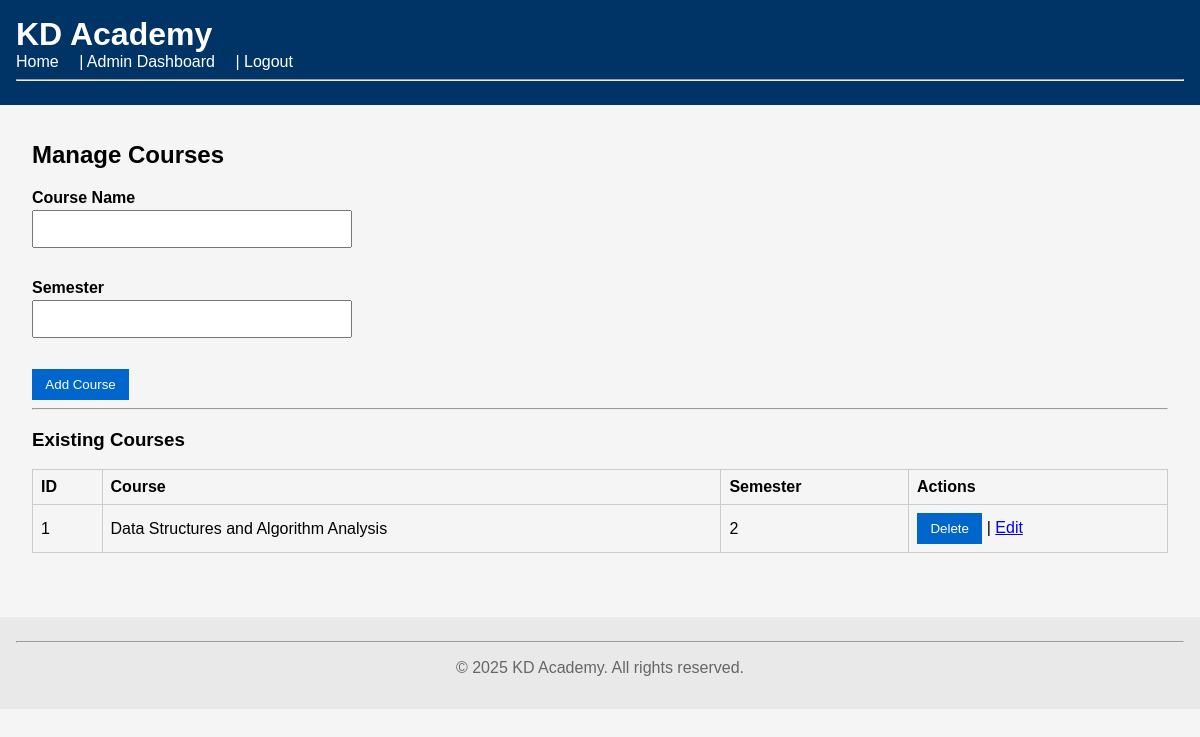
The app's page /admin/manage_courses (signed in) with its own data.
### tables this page shows
CREATE TABLE courses (
            id INTEGER PRIMARY KEY AUTOINCREMENT,
            name TEXT NOT NULL,
            semester TEXT NOT NULL
        );

### app.py (the view, shortened to what this page needs)
@app.route("/admin/manage_courses", methods=["GET", "POST"])
def manage_courses():
    if "user_id" not in session or session.get("role") != "admin":
        return "Access Denied. Admin Only."
    db = get_db()
    courses = db.execute("SELECT * FROM courses").fetchall()
    return render_template("manage_courses.html", courses=courses)

### app.py (called while the page is built)
def get_db():
    db = getattr(g, "_database", None)
    if db is None:
        db = g._database = sqlite3.connect(DATABASE)
        db.row_factory = sqlite3.Row
    return db

@app.teardown_appcontext
def close_connection(exception):
    db = getattr(g, "_database", None)
    if db is not None:
        db.close()

### templates/manage_courses.html (shortened to what this page needs)
{% extends "base.html" %}
{% block content %}
<h2>Manage Courses</h2>
<form method="POST" class="login-form">
    <label>Course Name</label><br>
    <input type="text" name="course_name" required><br><br>
    <label>Semester</label><br>
    <input type="text" name="semester" required><br><br>
    <button type="submit">Add Course</button>
</form>
<hr>
<h3>Existing Courses</h3>
<table>
    <thead>
        <tr>
            <th>ID</th>
            <th>Course</th>
            <th>Semester</th>
            <th>Actions</th>
        </tr>
    </thead>
    <tbody>
        {% for c in courses %}
        <tr>
            <td>{{ c.id }}</td>
            <td>{{ c.name }}</td>
            <td>{{ c.semester }}</td>
            <td>
                <form method="POST" action="{{ url_for('delete_course', course_id=c.id) }}" style="display:inline;">
                    <button type="submit" onclick="return confirm('Delete this course?');">Delete</button>
                </form>
                | <a href="{{ url_for('edit_course', course_id=c.id) }}">Edit</a>
            </td>
        </tr>
        {% endfor %}
    </tbody>
</table>
{% endblock %}

### static/style.css (style rules this page uses)
body { margin: 0; padding: 0; font-family: Arial, sans-serif; background-color: #f5f5f5; }
table { width: 100%; border-collapse: collapse; margin-top: 1em; }
table, th, td { border: 1px solid #ccc; }
th, td { padding: 0.5em; text-align: left; }
button { background-color: #0066cc; color: #fff; padding: 0.6em 1em; border: none; cursor: pointer; }
.login-form { max-width: 300px; }
.login-form label { font-weight: bold; }
.login-form input { width: 100%; padding: 0.5em; margin-top: 0.2em; margin-bottom: 0.8em; font-size: 1em; }

### records on screen
courses: id "1", name "Data Structures and Algorithm Analysis", semester "2"
